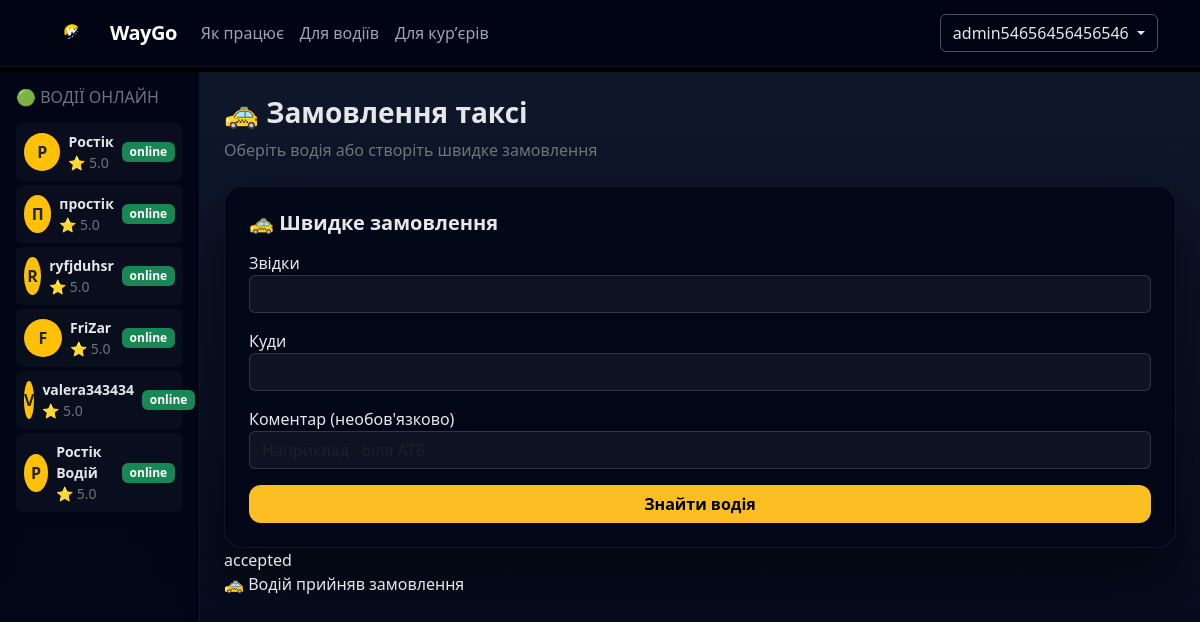
/clients/dashboard/ (signed in), run on an earlier commit of the app's database.
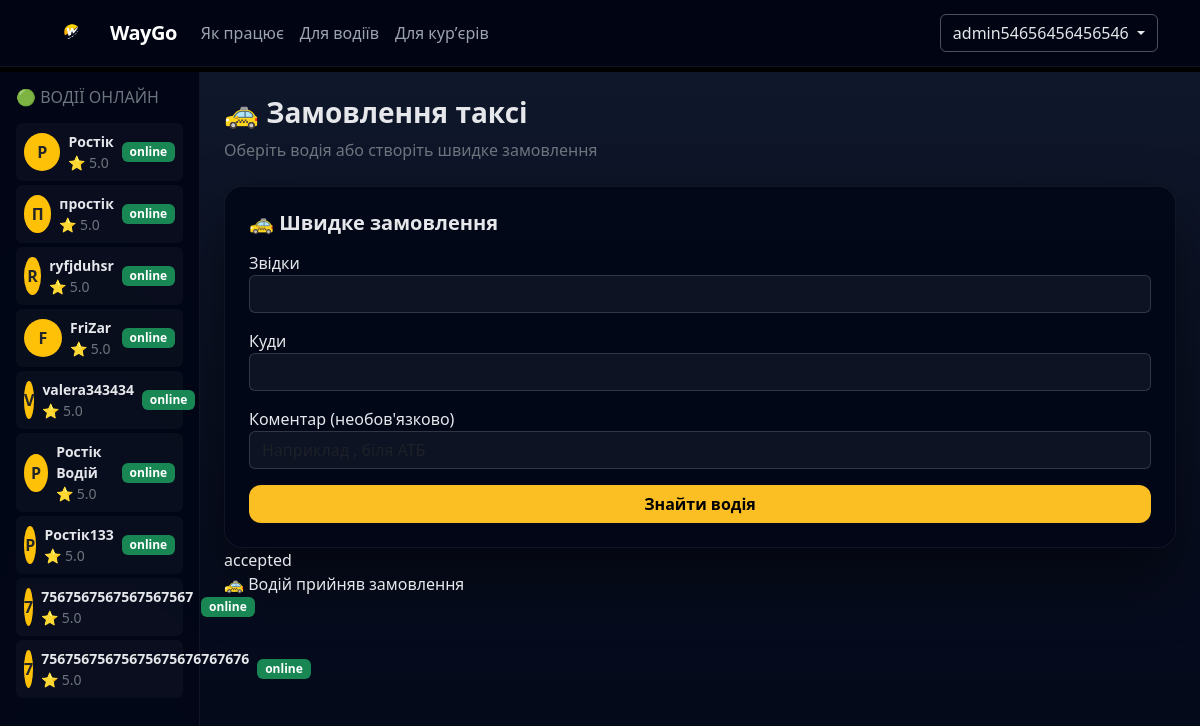
And on a later commit of the database.
### users/models.py (models this page shows, shortened)
class User(AbstractUser):
    ROLE_CHOICE = (
        ("client", "Client"),
        ("driver", "Driver"),
        ("courier", "Courier"),
    )
    phone = models.CharField(max_length=20, unique=True)
    role = models.CharField(max_length=30,choices=ROLE_CHOICE,default="client")

### drivers/models.py (models this page shows, shortened)
class Driver(models.Model):
    user = models.OneToOneField(User,on_delete=models.CASCADE,related_name="driver")
    car_model = models.CharField(max_length=30,verbose_name="Модель авто")
    car_number = models.CharField(max_length=20,verbose_name="Номер машини")
    rating = models.FloatField(default=5.0)
    city = models.CharField(max_length=50)
    is_online  = models.BooleanField(default=False,verbose_name="Онлайн")
    create_at = models.DateTimeField(auto_now_add=True)

### orders/models.py (models this page shows, shortened)
class TaxiOrder(models.Model):
    STATUS_CHOICES = (
        ("searching", "Пошук водія"),
        ("accepted", "Accepted"),
        ("on_the_way", "В дорозі"),
        ("arrived", "Прибув"),
        ("completed", "Завершено"),
        ("cancelled", "Скасовано"),
    )
    client = models.ForeignKey(settings.AUTH_USER_MODEL,on_delete=models.CASCADE,related_name="taxi_orders")
    driver = models.ForeignKey(Driver,on_delete=models.SET_NULL,null=True,blank=True,related_name="orders")
    comment = models.TextField(blank=True,null=True)
    price = models.DecimalField(max_digits=8,decimal_places=2,blank=True,null=True)
    pickup_address = models.CharField(max_length=255)
    destination_address = models.CharField(max_length=255)
    city = models.CharField(max_length=100)
    status = models.CharField(max_length=20,choices=STATUS_CHOICES,default="searching")
    create_at = models.DateTimeField(auto_now_add=True)

### clients/views.py (the view, shortened to what this page needs)
# urls.py: path("dashboard/", client_dashboard, name="client-dashboard"),
@login_required
def client_dashboard(request):
    online_drivers = Driver.objects.filter(is_online=True)
    active_order = TaxiOrder.objects.filter(
        client=request.user
    ).order_by("-create_at").first()
    return render(request, "clients/dashboard.html" , {"online_drivers":online_drivers,"active_order":active_order})

### templates/clients/dashboard.html (shortened to what this page needs)
{% extends "base.html" %}
{% block content %}
{% load static %}
<div class="container-fluid client-layout">
    <div class="row vh-100">
        <div class="col-12 col-md-3 col-lg-2 sidebar p-3">
            <h6 class="text-uppercase text-secondary mb-3">
                🟢 Водії онлайн
            </h6>
            {% for driver in online_drivers %}
            <div class="d-flex align-items-center gap-2 p-2 rounded driver-item mb-1">
                <div class="rounded-circle bg-warning text-dark
                            d-flex align-items-center justify-content-center fw-bold"
                     style="width:38px;height:38px;">
                    {{ driver.user.username|slice:":1"|upper }}
                </div>
                <div class="flex-grow-1">
                    <div class="fw-semibold small">{{ driver.user.username }}</div>
                    <div class="text-secondary small">⭐ {{ driver.rating }}</div>
                </div>
                <span class="badge bg-success">online</span>
            </div>
            {% empty %}
                <p class="text-secondary small">Немає водіїв онлайн</p>
            {% endfor %}
        </div>
        <div class="col main-area p-4">
            <h3 class="fw-bold">🚕 Замовлення таксі</h3>
            <p class="text-secondary">Оберіть водія або створіть швидке замовлення</p>
            <div class="order-card mt-4 p-4">
                <div class="card-body">
                    <h5 class="fw-bold mb-3">🚕 Швидке замовлення</h5>
                    <form method="post">
                        <div class="mb-3">
                            <label>Звідки</label>
                            <input id="pickup" name="pickup_address" class="form-control" autocomplete="off">
                        </div>
                        <div class="mb-3">
                            <label>Куди</label>
                            <input id="destination" name="destination_address" class="form-control" autocomplete="off">
                        </div>
                        <div class="mb-3">
                            <label>Коментар (необов'язково)</label>
                            <input id="comment"  name="comment" class="form-control" placeholder="Наприклад , біля АТБ">
                        </div>
                        <button class="btn btn-main w-100">Знайти водія</button>
                    </form>
                </div>
            </div>
            <div>{{ active_order.status }}</div>
            {% if active_order.status == "accepted" %}
                <p>🚕 Водій прийняв замовлення</p>
            {% elif active_order.status == "on_the_way" %}
                <p>🚗 Водій їде до вас</p>
            {% elif active_order.status == "arrived" %}
                <p>📍 Водій на місці</p>
            {% endif %}
        </div>
    </div>
</div>
{% endblock %}

### templates/base.html (shortened to what this page needs)
<!DOCTYPE html>
<html lang="en">
<head>
    {% load static %}
    <link href="https://cdn.jsdelivr.net/npm/bootstrap@5.3.3/dist/css/bootstrap.min.css" rel="stylesheet">
    <link rel="stylesheet" href="{% static 'core/style.css' %}">
</head>
<body>
  <nav class="navbar navbar-expand-lg navbar-dark fixed-top">
      <div class="container">
        <a href="{% url 'home' %}" class="navbar-brand fw-bold d-flex align-items-center">
          <img src="{% static 'img/logo.png' %}" height="40" class="me-2">
          WayGo
        </a>
        <div class="collapse navbar-collapse" id="mainNavbar">
          <ul class="navbar-nav me-auto mb-2 mb-lg-0">
            <li class="nav-item">
              <a href="#how" class="nav-link">Як працює</a>
            </li>
            <li class="nav-item">
              <a href="#drivers" class="nav-link">Для водіїв</a>
            </li>
            <li class="nav-item">
              <a href="#couriers" class="nav-link">Для курʼєрів</a>
            </li>
          </ul>
          <div class="d-flex align-items-center gap-2">
            {% if user.is_authenticated %}
              <div class="dropdown">
                <button class="btn btn-outline-light dropdown-toggle"
                        data-bs-toggle="dropdown">
                  {{ user.username|default:"Користувач" }}
                </button>
              </div>
            {% else %}
              <a href="{% url 'login' %}" class="btn btn-outline-light">Увійти</a>
              <a href="{% url 'register' %}" class="btn btn-warning">Зареєструватися</a>
            {% endif %}
          </div>
        </div>
      </div>
    </nav>
<main>
    {% block content %}
    {% endblock %}
</main>
</body>
</html>

### static/core/style.css (style rules this page uses)
body { margin-top: 72px; }
.navbar { background: rgba(2, 6, 23, 0.85) !important; border-bottom: 1px solid rgba(255,255,255,0.06); backdrop-filter: blur(8px); }
.navbar-brand { font-weight: 700; letter-spacing: -0.5px; }
.navbar-brand img { border-radius: 8px; }
.navbar .nav-link { color: #9ca3af !important; font-weight: 500; }
.navbar .btn-outline-light { border-color: rgba(255,255,255,0.3); color: #e5e7eb; }

### templates/clients/dashboard.html (style rules this page uses)
body { background-color: #000; }
.client-layout { background: linear-gradient(180deg, #020617, #0f172a); color: #e5e7eb; }
.sidebar { background: rgba(2,6,23,0.9); backdrop-filter: blur(8px); border-right: 1px solid rgba(255,255,255,0.06); }
.driver-item { background: rgba(255,255,255,0.03); transition: all .25s ease; }
.main-area { background: linear-gradient(180deg, #0f172a, #020617); }
.order-card { background: rgba(2,6,23,0.85); border-radius: 18px; box-shadow: 0 30px 60px rgba(0,0,0,.5); border: 1px solid rgba(255,255,255,.06); }
.order-card input { background: rgba(255,255,255,0.05); border: 1px solid rgba(255,255,255,0.15); color: #e5e7eb; }
.btn-main { background: #fbbf24; color: #000; font-weight: 600; border-radius: 12px; }

What changed in the data, as far as the page shows it:
added Driver: user.username "Р", user.username "Ростік133", rating "5.0"
added Driver: user.username "7", user.username "7567567567567567567", rating "5.0"
added Driver: user.username "7", user.username "75675675675675675676767676", rating "5.0"
